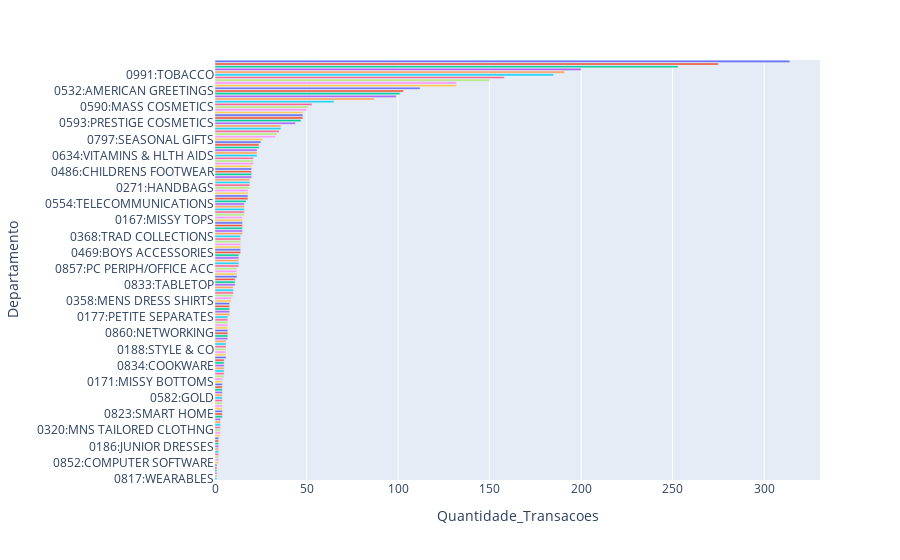

Notebook code cell kept with this figure:
### Code cell
# Quais departamentos tem o maior volume de transações e maior quantidade de unidades vendidas?

# Parte 01 : Volume de Transações
# Quantidade de transações unicas onde cada departamento aparece
contagem_transacoes_por_departamento = df_transacoes.value_counts('Departamento').reset_index()
contagem_transacoes_por_departamento.columns = ['Departamento', 'Quantidade_Transacoes']

#Plot
fig_volume_transacoes = px.bar(contagem_transacoes_por_departamento, x='Quantidade_Transacoes', y='Departamento', color='Departamento', orientation='h')
fig_volume_transacoes.update_layout(showlegend=False)
fig_volume_transacoes.show()
